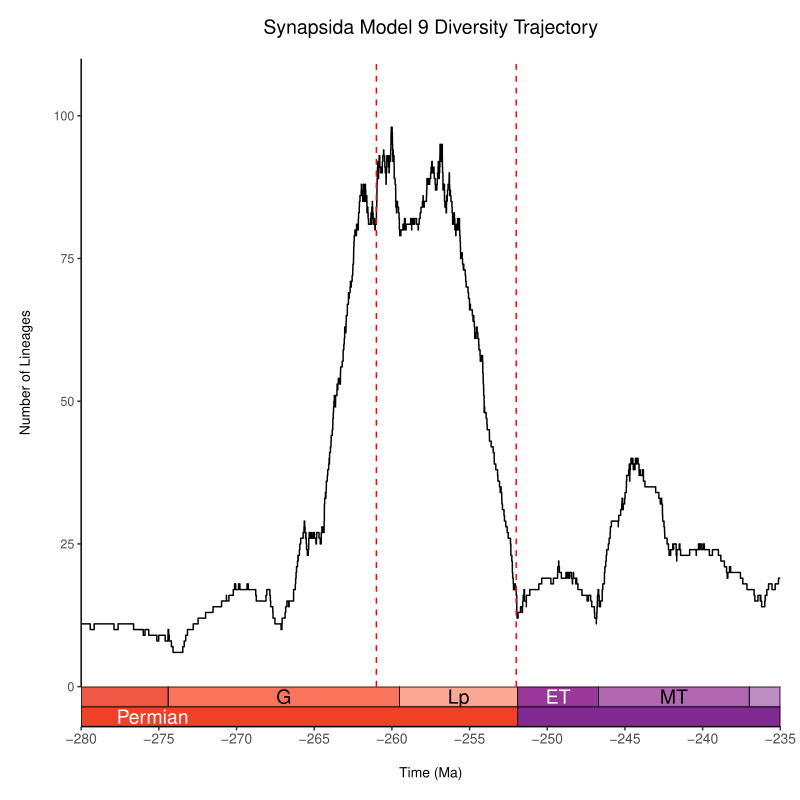

The R source for this figure:
library(ggplot2)
library(deeptime)


####### ADD ts, div_traj, and time_events vectors from pyrate default _LTT.r script BY HAND
# ts=c()
# time_events=c()
# div_traj=c()

# ADD ts, div_traj, and time_events vectors by loading in from the default _LTT.r script
######### CHANGE THE PATH TO THE DEFAULT _LTT.R SCRIPT
# reading in default _LTT.r script as text, where each line from the default script is a separate element in the readLines vector
ltt_text <- readLines("C:\\Users\\SimoesLabAdmin\\Documents\\pt_diversity_rates\\updated_occurrence_analyses\\model_9\\synapsida\\DTTs\\combined_10_mcmc_LTT.r", warn = FALSE) 
# extracting the lines that contain the ts, div_traj, and time_events vectors
ts <- grep("^\\s*ts\\s*=", ltt_text, value = TRUE)
time_events <- grep("^\\s*time_events\\s*=", ltt_text, value = TRUE)
div_traj <- grep("^\\s*div_traj\\s*=", ltt_text, value = TRUE)
# Execute those lines
eval(parse(text = ts))
eval(parse(text = time_events))
eval(parse(text = div_traj))

############# If you used -translate with BDNN, you'll need to add back the translated value to the time_events vec
time_events = time_events + 175

# Mass extinction positions
perm_trias_extinction <- -252
guadalupian_extinction <- -261

# Dataframe
diversity_df <- data.frame(time = -time_events, diversity = div_traj)

# Ggplot
plot <- ggplot(diversity_df, aes(x = time, y = diversity)) +
  geom_step() +
# Add mass extinction lines
    geom_vline(xintercept = guadalupian_extinction, 
               color = "red", linetype = "dashed") +
    geom_vline(xintercept = perm_trias_extinction, 
               color = "red", linetype = "dashed", linewidth = 0.5) +
  #xlim(-max(ts) - 1, 0) + #### Commented out because xlim is set in coord_geo. If you want to see the full range, you can remove xlim from coord_geo, uncomment this
    scale_x_continuous(breaks = seq(from = -300, to = 0, by = 5)) +
  labs(
    title = "Synapsida Model 9 Diversity Trajectory", ####### SET MODEL/CLADE TITLE
    x = "Time (Ma)",
    y = "Number of Lineages"
  ) +
  theme_classic() + 
    theme(
      text = element_text(size = 10),
      axis.text.x = element_text(size = 10),
      axis.ticks.x = element_line(),
      axis.text.y = element_text(size = 9),
      axis.title = element_text(size = 10),
      axis.title.x = element_text(size = 10, margin = margin(t = 15)),
      axis.title.y = element_text(margin = margin(r = 15)),
      plot.title = element_text(size = 14, hjust = 0.5, margin = margin(b = 15)),
      plot.margin = unit(c(0.5, 0.5, 0.5, 0.5), "cm"), # unit(c(top, right, bottom, left), "unit")
      panel.grid.major = element_blank(),
      panel.grid.minor = element_blank()) +
    coord_geo(
      dat = list("international epochs", "international periods"),
      expand= FALSE,
      abbrv = list(TRUE, FALSE),
      pos = list("bottom", "bottom"),
      alpha = 1,
      height = unit(1, "line"),
      neg = TRUE,
      xlim = c(-280, -235), ############################# CHANGE THIS TO MODIFY X LIMITS, I.E., TIME FRAME
      ############# comment the below line out if you want ylim to be the max(diversity) within the xlim range
      #ylim = c(0, max(diversity_df$diversity[diversity_df$time >= -280 & diversity_df$time <= -235]) + 1) # Adjust y limits based on the data
      ylim = c(0, 110), # Set ylim by hand so diff models can have be comparable
    )


# Display the plot
plot

# Save as PDF with custom dimensions
###### CHANGE PDF PATH
ggsave('C:\\Users\\SimoesLabAdmin\\Documents\\pt_diversity_rates\\updated_occurrence_analyses\\model_9\\synapsida\\DTTs\\combined_10_mcmc_DTT_deeptime.pdf', plot = plot, width = 8, height = 8, units = "in")
